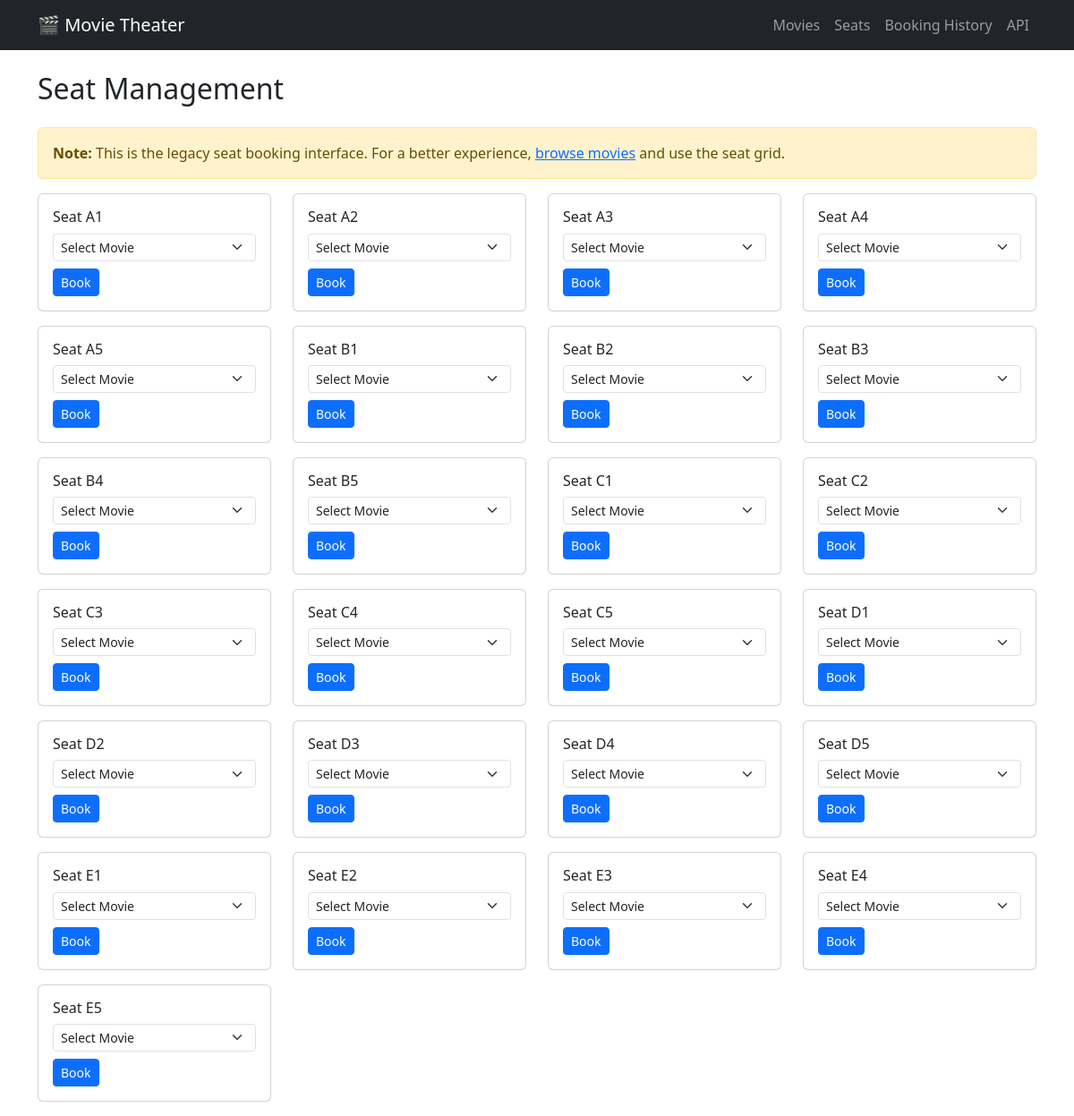
Screenshot of /api/pages/seats/ with the database file from the repository.
### bookings/models.py (models this page shows, shortened)
class Seat(models.Model):
    seat_number = models.CharField(max_length=10)

### bookings/pages.py (the view)
# urls.py: path("pages/seats/", pages.seat_list_page, name="seat_list_page"),
def seat_list_page(request):
    _ensure_seat_grid()
    seats = Seat.objects.all().order_by("seat_number")
    movies = Movie.objects.all().order_by("title")
    return render(request, "bookings/seat_list.html", {"seats": seats, "movies": movies})

### bookings/pages.py (called while the page is built, shortened)
def _ensure_seat_grid(rows: int = 5, cols: int = 5) -> None:
    if Seat.objects.exists():
        return

### bookings/templates/bookings/seat_list.html (shortened to what this page needs)
{% extends 'bookings/base.html' %}
{% block content %}
<div class="row">
    <div class="col-12">
        <h2 class="mb-4">Seat Management</h2>
        <div class="alert alert-warning">
            <strong>Note:</strong> This is the legacy seat booking interface. For a better experience,
            <a href="{% url 'movie_list_page' %}">browse movies</a> and use the seat grid.
        </div>
        {% if seats %}
            <div class="row">
                {% for seat in seats %}
                    <div class="col-md-4 col-lg-3 mb-3">
                        <div class="card">
                            <div class="card-body">
                                <h6 class="card-title">Seat {{ seat.seat_number }}</h6>
                                <form method="post" action="{% url 'quick_book_seat' seat.id %}">
                                    <div class="mb-2">
                                        <select name="movie_id" class="form-select form-select-sm" required>
                                            <option value="">Select Movie</option>
                                        </select>
                                    </div>
                                    <button type="submit" class="btn btn-primary btn-sm">Book</button>
                                </form>
                            </div>
                        </div>
                    </div>
                {% endfor %}
            </div>
        {% else %}
            <div class="alert alert-warning">
                <h4>No seats found</h4>
                <p>Seats will be automatically created when you first visit the seat grid.</p>
            </div>
        {% endif %}
    </div>
</div>
{% endblock %}

### rows the page displays
Seat: seat_number "A1"
Seat: seat_number "A2"
Seat: seat_number "A3"
Seat: seat_number "A4"
Seat: seat_number "A5"
Seat: seat_number "B1"
Seat: seat_number "B2"
Seat: seat_number "B3"
Seat: seat_number "B4"
Seat: seat_number "B5"
Seat: seat_number "C1"
Seat: seat_number "C2"
Seat: seat_number "C3"
Seat: seat_number "C4"
Seat: seat_number "C5"
Seat: seat_number "D1"
Seat: seat_number "D2"
Seat: seat_number "D3"
Seat: seat_number "D4"
Seat: seat_number "D5"
Seat: seat_number "E1"
Seat: seat_number "E2"
Seat: seat_number "E3"
Seat: seat_number "E4"
Seat: seat_number "E5"
